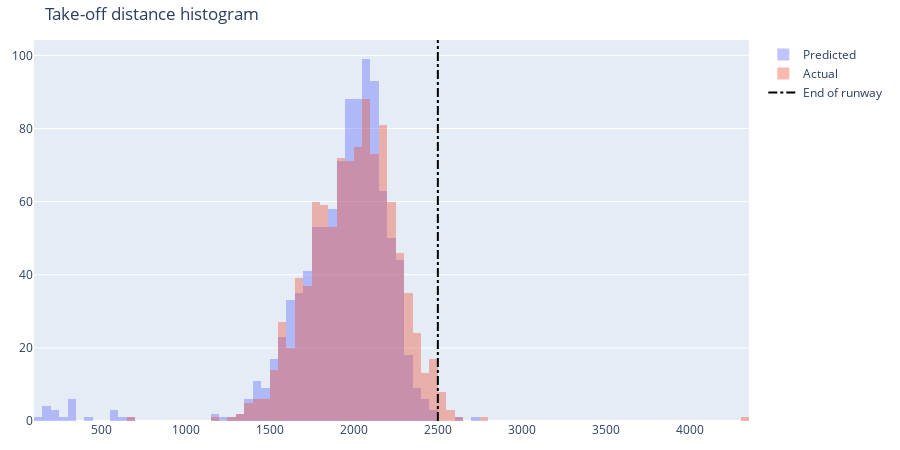

Write notebook code for a chart like this one.
### Markdown cell above
#### Histograms of predicted and actual distances

### Code cell
# Generate histogram
fig = go.Figure()
fig.add_trace(go.Histogram(x=df_to["Predicted"], name="Predicted", xbins=dict(size=50)))
fig.add_trace(go.Histogram(x=df_to["Actual"], name="Actual", xbins=dict(size=50)))

# Adding a vertical line at x=2500 for the end of the runway
fig.add_shape(
    dict(
        type="line",
        x0=2500,
        y0=0,
        x1=2500,
        y1=1,
        xref="x",
        yref="paper",
        line=dict(
            color="black",
            width=2,
            dash="dashdot",
        ),
    ),
    name="End of runway",
    showlegend=True,
)

# Update Figure layout
fig.update_layout(
    autosize=True,
    height=450,
    barmode="overlay",
    title="Take-off distance histogram",
    margin=dict(l=20, r=20, t=40, b=20),
)
fig.update_traces(opacity=0.4)

# Show plot
fig.show()

### Figure 1 — Plotly figure (JSON) as saved in the notebook; plotly's stock layout.template omitted (floating-point values rounded to 4 significant figures; data arrays with more than 128 entries replaced by an {"elided": "..."} marker saying what was removed)
{"data": [{"name": "Predicted", "opacity": 0.4, "type": "histogram", "x": {"elided": "1000 int values"}, "xbins": {"size": 50}}, {"name": "Actual", "opacity": 0.4, "type": "histogram", "x": {"elided": "1000 int values"}, "xbins": {"size": 50}}], "layout": {"autosize": true, "barmode": "overlay", "height": 450, "margin": {"b": 20, "l": 20, "r": 20, "t": 40}, "shapes": [{"line": {"color": "black", "dash": "dashdot", "width": 2}, "name": "End of runway", "showlegend": true, "type": "line", "x0": 2500, "x1": 2500, "xref": "x", "y0": 0, "y1": 1, "yref": "paper"}], "title": {"text": "Take-off distance histogram"}}}
